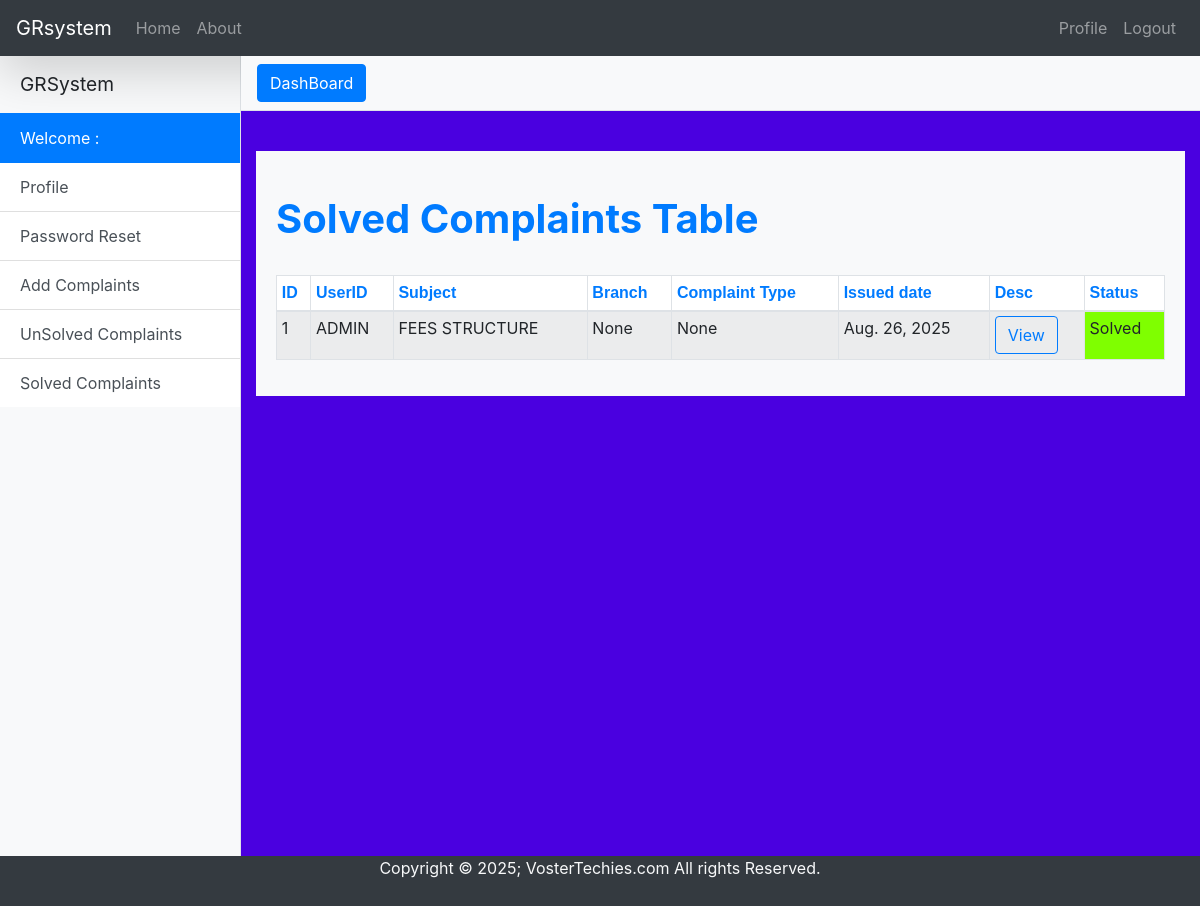
Page /slist/ (signed in) on the committed database.
### GRsystem/models.py (models this page shows, shortened)
class Complaint(models.Model):
    STATUS = ((1, 'Solved'), (2, 'InProgress'), (3, 'Pending'))
    TYPE = (
        ('ClassRoom', "ClassRoom"),('Security', "Security"),('Management', "Management"),('College', "College"),
        ('Other', "Other")
    )
    BRANCHES = (
        ('ComputerScience', "ComputerScience"),
        ('InformationScience', "InformationScience"),
        ('Electronics and Communication', "Electronics and Communication"),
        ('Mechanical', "Mechanical")
    )
    Subject = models.CharField(max_length=200, null=True)
    user = models.ForeignKey(User, on_delete=models.CASCADE, default=None)
    Branch = models.CharField(choices=BRANCHES, max_length=200, null=True)
    Type_of_addressee = models.CharField(choices=TYPE, max_length=200, null=True)
    Description = models.TextField(max_length=4000, null=True)
    Time = models.DateField(auto_now=True)
    status = models.IntegerField(choices=STATUS, default=3)

### GRsystem/views.py (the view)
# urls.py: path('slist/', views.slist),
@login_required
def slist(request):
    result=Complaint.objects.filter(user=request.user).exclude(Q(status='3') | Q(status='2'))
    args={'result':result}
    return render(request,'GRsystem/solvedcomplaint.html',args)

### GRsystem/templates/GRsystem/solvedcomplaint.html (shortened to what this page needs)
{% extends "GRsystem/index.html" %}
{% load crispy_forms_tags %}
{% load static %}
{% block content %}
<head>
  <link href= "{% static "GRsystem/extra/bootstrap/css/bootstrap.min.css" %}" rel="stylesheet">
  <link href="{% static "GRsystem/css/simple-sidebar.css" %}" rel="stylesheet">
</head>
<body style="background: #8E2DE2;  /* fallback for old browsers */
background: -webkit-linear-gradient(to right, #4A00E0, #8E2DE2);  /* Chrome 10-25, Safari 5.1-6 */
background: linear-gradient(to right, #4A00E0, #4A00E0); /* W3C, IE 10+/ Edge, Firefox 16+, Chrome 26+, Opera 12+, Safari 7+ */
"
>
  <div class="d-flex" id="wrapper">
    <div class="bg-light border-right" id="sidebar-wrapper">
      <div class="sidebar-heading"> GRSystem </div>
      <div class="list-group list-group-flush">
        {% if user.is_authenticated  %}
               <a href="" class="list-group-item list-group-item-action active"> Welcome : {{user.first_name}} </a>
              <a href='/dashboard/' class="list-group-item list-group-item-action">Profile</a>
              <a href='/password/' class="list-group-item list-group-item-action">Password Reset</a>
              <a href="/complaints/" class="list-group-item list-group-item-action">Add Complaints</a>
              <a href="/list/" class="list-group-item list-group-item-action">UnSolved Complaints</a>
              <a href="/slist/" class="list-group-item list-group-item-action">Solved Complaints</a>
              {% endif %}
      </div>
    </div>
    <div id="page-content-wrapper">
      <nav class="navbar navbar-expand-lg navbar-light bg-light border-bottom">
        <button class="btn btn-primary" id="menu-toggle">DashBoard</button>
       <br>
      </nav>
      <br>
      <div class="container-fluid">
      <div class="card-body bg-light">
        <h1 class="mt-4 text-primary"><b>Solved Complaints Table</b></h1>
        <br>
    <div class="table-responsive">
	<table id="dtBasicExample" class="table table-striped table-bordered table-sm" cellspacing="5" width="100%">
  <thead>
    <tr class="bg-white">
      <th class="th-sm text-primary">ID
      </th>
      <th class="th-sm  text-primary ">UserID
      </th>
	  <th class="th-sm  text-primary">Subject
        </th>
      <th class="th-sm  text-primary">Branch
      </th>
      <th class="th-sm  text-primary">Complaint Type
      </th>
      <th class="th-sm-12  text-primary">Issued date
      </th>
      <th class="th-sm  text-primary">Desc
      </th>
      <th class="th-sm  text-primary">Status
      </th>
    </tr>
  </thead>
{% if user.is_authenticated %}
   {% for data in result %}
  <tbody>
    <tr>
      <td class="counterCell"></td>
      <td>{{ data.user.username }}</td>
	  <td>{{data.Subject}}</td>
      <td>{{ data.Branch }}</td>
      <td>{{ data.get_Type_of_addressee_display }}</td>
      <td>{{ data.Time }}</td>
      <td><form method="POST" action='/pdf/'>{% csrf_token %}<input type='hidden' name="cid" value={{data.id}}><button type='submit' class="btn btn-outline-primary">View</button></form></td>
      <td class="color_{{ data.status }}">Solved</td>
    </tr>
  </tbody>
  {% endfor %}
  {% endif %}
</table>
</div>
      </div>
    </div>
   </div>
  </div>
{% endblock content %}

### GRsystem/static/GRsystem/css/simple-sidebar.css (style rules this page uses)
body { overflow-x: hidden; }
#sidebar-wrapper { min-height: 100vh; margin-left: -15rem; -webkit-transition: margin .25s ease-out; -moz-transition: margin .25s ease-out; -o-transition: margin .25s ease-out; transition: margin .25s ease-out; }
#sidebar-wrapper .sidebar-heading { padding: 0.875rem 1.25rem; font-size: 1.2rem; }
#sidebar-wrapper .list-group { width: 15rem; }
#page-content-wrapper { min-width: 100vw; }
@media (min-width: 768px) { #sidebar-wrapper { margin-left: 0; } }
@media (min-width: 768px) { #page-content-wrapper { min-width: 0; width: 100%; } }

### GRsystem/templates/GRsystem/index.html (style rules this page uses)
html { width: 100%; height: 100%; margin: 0; padding: 0; overflow-x: hidden; }

### GRsystem/templates/GRsystem/solvedcomplaint.html (style rules this page uses)
td.color_1 { background-color: #7FFF00; }
table { counter-reset: tableCount; }
.counterCell:before { content: counter(tableCount); counter-increment: tableCount; }
th { font-size:16px; font-family:Arial; }

### rows in the picture
Complaint: user.username "ADMIN", Subject "FEES STRUCTURE", Branch "None", Type_of_addressee "None", Time "Aug. 26, 2025"
